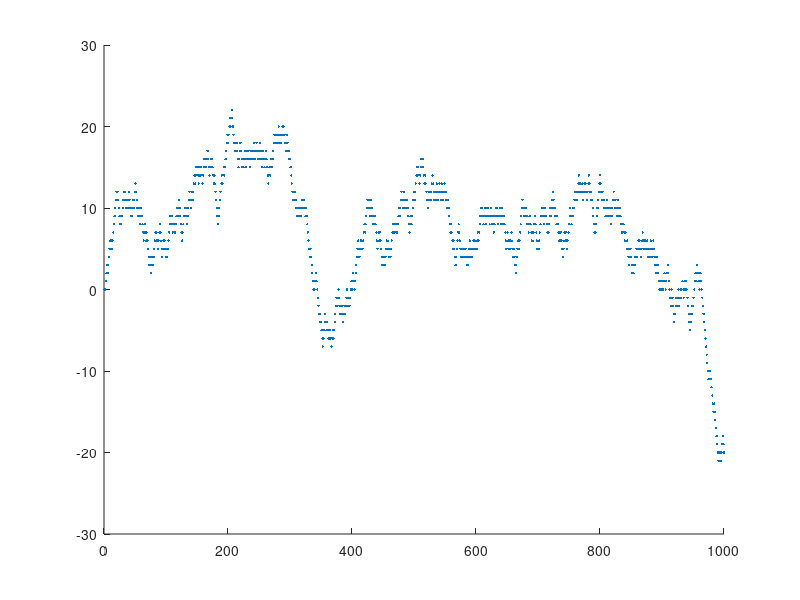

Reproduce this figure in MATLAB.
sequence=[.00000000001,1];
above=1;
below=1;
difference=[];
itterations=1000;
for i=3:itterations
    sequence(i)=sequence(i-1)+sequence(i-2);
    if(sin(sequence(i))>0)
        above=above+1;
    elseif(sin(sequence(i))<0)
        below=below+1;
    end
    difference(i)=above-below;
end
scatter(1:itterations,difference,3,'black','filled');
